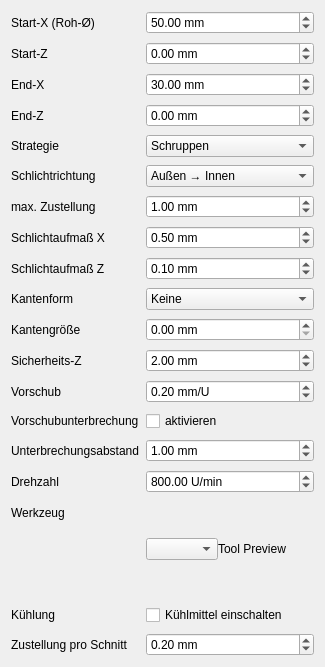
<?xml version='1.0' encoding='UTF-8'?>
<ui version="4.0">
 <class>tabFace</class>
 <widget class="QWidget" name="tabFace">
  <attribute name="title">
   <string>Planen</string>
  </attribute>
  <layout class="QFormLayout" name="formLayoutFace">
   <property name="verticalSpacing">
    <number>8</number>
   </property>
   <item row="1" column="0">
    <widget class="QLabel" name="label_face_start_x">
     <property name="text">
      <string>Start-X (Roh-Ø)</string>
     </property>
    </widget>
   </item>
   <item row="1" column="1">
    <widget class="QDoubleSpinBox" name="face_start_x">
     <property name="suffix">
      <string> mm</string>
     </property>
     <property name="minimum">
      <double>-1000.000000000000000</double>
     </property>
     <property name="maximum">
      <double>1000.000000000000000</double>
     </property>
     <property name="value">
      <double>50.000000000000000</double>
     </property>
    </widget>
   </item>
   <item row="2" column="0">
    <widget class="QLabel" name="label_face_start_z">
     <property name="text">
      <string>Start-Z</string>
     </property>
    </widget>
   </item>
   <item row="2" column="1">
    <widget class="QDoubleSpinBox" name="face_start_z">
     <property name="suffix">
      <string> mm</string>
     </property>
     <property name="minimum">
      <double>-1000.000000000000000</double>
     </property>
     <property name="maximum">
      <double>1000.000000000000000</double>
     </property>
    </widget>
   </item>
   <item row="3" column="0">
    <widget class="QLabel" name="label_face_end_x">
     <property name="text">
      <string>End-X</string>
     </property>
    </widget>
   </item>
   <item row="3" column="1">
    <widget class="QDoubleSpinBox" name="face_end_x">
     <property name="suffix">
      <string> mm</string>
     </property>
     <property name="minimum">
      <double>-1000.000000000000000</double>
     </property>
     <property name="maximum">
      <double>1000.000000000000000</double>
     </property>
     <property name="value">
      <double>30.000000000000000</double>
     </property>
    </widget>
   </item>
   <item row="4" column="0">
    <widget class="QLabel" name="label_face_end_z">
     <property name="text">
      <string>End-Z</string>
     </property>
    </widget>
   </item>
   <item row="4" column="1">
    <widget class="QDoubleSpinBox" name="face_end_z">
     <property name="suffix">
      <string> mm</string>
     </property>
     <property name="minimum">
      <double>-1000.000000000000000</double>
     </property>
     <property name="maximum">
      <double>1000.000000000000000</double>
     </property>
    </widget>
   </item>
   <item row="5" column="0">
    <widget class="QLabel" name="label_face_mode">
     <property name="text">
      <string>Strategie</string>
     </property>
    </widget>
   </item>
   <item row="5" column="1">
    <widget class="QComboBox" name="face_mode">
     <item>
      <property name="text">
       <string>Schruppen</string>
      </property>
     </item>
     <item>
      <property name="text">
       <string>Schlichten</string>
      </property>
     </item>
     <item>
      <property name="text">
       <string>Schruppen + Schlichten</string>
      </property>
     </item>
    </widget>
   </item>
   <item row="6" column="0">
    <widget class="QLabel" name="label_face_finish_direction">
     <property name="text">
      <string>Schlichtrichtung</string>
     </property>
    </widget>
   </item>
   <item row="6" column="1">
    <widget class="QComboBox" name="face_finish_direction">
     <item>
      <property name="text">
       <string>Außen → Innen</string>
      </property>
     </item>
     <item>
      <property name="text">
       <string>Innen → Außen</string>
      </property>
     </item>
    </widget>
   </item>
   <item row="7" column="0">
    <widget class="QLabel" name="label_face_depth_max">
     <property name="text">
      <string>max. Zustellung</string>
     </property>
    </widget>
   </item>
   <item row="7" column="1">
    <widget class="QDoubleSpinBox" name="face_depth_max">
     <property name="suffix">
      <string> mm</string>
     </property>
     <property name="maximum">
      <double>1000.000000000000000</double>
     </property>
     <property name="value">
      <double>1.000000000000000</double>
     </property>
    </widget>
   </item>
   <item row="8" column="0">
    <widget class="QLabel" name="label_face_finish_allow_x">
     <property name="text">
      <string>Schlichtaufmaß X</string>
     </property>
    </widget>
   </item>
   <item row="8" column="1">
    <widget class="QDoubleSpinBox" name="face_finish_allow_x">
     <property name="suffix">
      <string> mm</string>
     </property>
     <property name="maximum">
      <double>1000.000000000000000</double>
     </property>
     <property name="value">
      <double>0.500000000000000</double>
     </property>
    </widget>
   </item>
   <item row="9" column="0">
    <widget class="QLabel" name="label_face_finish_allow_z">
     <property name="text">
      <string>Schlichtaufmaß Z</string>
     </property>
    </widget>
   </item>
   <item row="9" column="1">
    <widget class="QDoubleSpinBox" name="face_finish_allow_z">
     <property name="suffix">
      <string> mm</string>
     </property>
     <property name="maximum">
      <double>1000.000000000000000</double>
     </property>
     <property name="value">
      <double>0.100000000000000</double>
     </property>
    </widget>
   </item>
   <item row="10" column="0">
    <widget class="QLabel" name="label_face_edge_type">
     <property name="text">
      <string>Kantenform</string>
     </property>
    </widget>
   </item>
   <item row="10" column="1">
    <widget class="QComboBox" name="face_edge_type">
     <item>
      <property name="text">
       <string>Keine</string>
      </property>
     </item>
     <item>
      <property name="text">
       <string>Fase</string>
      </property>
     </item>
     <item>
      <property name="text">
       <string>Radius</string>
      </property>
     </item>
    </widget>
   </item>
   <item row="11" column="0">
    <widget class="QLabel" name="label_face_edge_size">
     <property name="text">
      <string>Kantengröße</string>
     </property>
    </widget>
   </item>
   <item row="11" column="1">
    <widget class="QDoubleSpinBox" name="face_edge_size">
     <property name="suffix">
      <string> mm</string>
     </property>
     <property name="maximum">
      <double>1000.000000000000000</double>
     </property>
    </widget>
   </item>
   <item row="12" column="0">
    <widget class="QLabel" name="label_3">
     <property name="text">
      <string>Sicherheits-Z</string>
     </property>
    </widget>
   </item>
   <item row="12" column="1">
    <widget class="QDoubleSpinBox" name="face_safe_z">
     <property name="suffix">
      <string> mm</string>
     </property>
     <property name="minimum">
      <double>-1000.000000000000000</double>
     </property>
     <property name="maximum">
      <double>1000.000000000000000</double>
     </property>
     <property name="value">
      <double>2.000000000000000</double>
     </property>
    </widget>
   </item>
   <item row="13" column="0">
    <widget class="QLabel" name="label_4">
     <property name="text">
      <string>Vorschub</string>
     </property>
    </widget>
   </item>
   <item row="13" column="1">
    <widget class="QDoubleSpinBox" name="face_feed">
     <property name="suffix">
      <string> mm/U</string>
     </property>
     <property name="maximum">
      <double>1000.000000000000000</double>
     </property>
     <property name="value">
      <double>0.200000000000000</double>
     </property>
    </widget>
   </item>
   <item row="14" column="0">
    <widget class="QLabel" name="label_face_pause">
     <property name="text">
      <string>Vorschubunterbrechung</string>
     </property>
    </widget>
   </item>
   <item row="14" column="1">
    <widget class="QCheckBox" name="face_pause_enabled">
     <property name="text">
      <string>aktivieren</string>
     </property>
    </widget>
   </item>
   <item row="15" column="0">
    <widget class="QLabel" name="label_face_pause_distance">
     <property name="text">
      <string>Unterbrechungsabstand</string>
     </property>
    </widget>
   </item>
   <item row="15" column="1">
    <widget class="QDoubleSpinBox" name="face_pause_distance">
     <property name="suffix">
      <string> mm</string>
     </property>
     <property name="maximum">
      <double>1000.000000000000000</double>
     </property>
     <property name="value">
      <double>1.000000000000000</double>
     </property>
    </widget>
   </item>
   <item row="16" column="0">
    <widget class="QLabel" name="label_face_spindle">
     <property name="text">
      <string>Drehzahl</string>
     </property>
    </widget>
   </item>
   <item row="16" column="1">
    <widget class="QDoubleSpinBox" name="face_spindle">
     <property name="suffix">
      <string> U/min</string>
     </property>
     <property name="minimum">
      <double>50.000000000000000</double>
     </property>
     <property name="maximum">
      <double>6000.000000000000000</double>
     </property>
     <property name="value">
      <double>800.000000000000000</double>
     </property>
    </widget>
   </item>
   <item row="17" column="0">
    <widget class="QLabel" name="label_face_tool">
     <property name="text">
      <string>Werkzeug</string>
     </property>
    </widget>
   </item>
   <item row="17" column="1">
    <layout class="QHBoxLayout" name="layout_face_tool_row">
     <item>
      <widget class="QComboBox" name="face_tool">
                   </widget>
     </item>
     <item>
      <widget class="QLabel" name="face_tool_img">
       <property name="minimumSize">
        <size>
         <width>96</width>
         <height>96</height>
        </size>
       </property>
       <property name="text">
        <string>Tool Preview</string>
       </property>
      </widget>
     </item>
    </layout>
   </item>
   <item row="18" column="0">
    <widget class="QLabel" name="label_face_coolant">
     <property name="text">
      <string>Kühlung</string>
     </property>
    </widget>
   </item>
   <item row="18" column="1">
    <widget class="QCheckBox" name="face_coolant">
     <property name="text">
      <string>Kühlmittel einschalten</string>
     </property>
    </widget>
   </item>
   <item row="19" column="0">
    <widget class="QLabel" name="label_face_depth_per_pass">
     <property name="text">
      <string>Zustellung pro Schnitt</string>
     </property>
    </widget>
   </item>
   <item row="19" column="1">
    <widget class="QDoubleSpinBox" name="face_depth_per_pass">
     <property name="suffix">
      <string> mm</string>
     </property>
     <property name="maximum">
      <double>1000.000000000000000</double>
     </property>
     <property name="value">
      <double>0.200000000000000</double>
     </property>
    </widget>
   </item>
  </layout>
 </widget>
 <customwidgets>
  <customwidget>
   <class>LathePreviewWidget</class>
   <extends>QWidget</extends>
   <header>lathe_easystep_handler</header>
  </customwidget>
 </customwidgets>
 <resources />
 <connections />
</ui>
